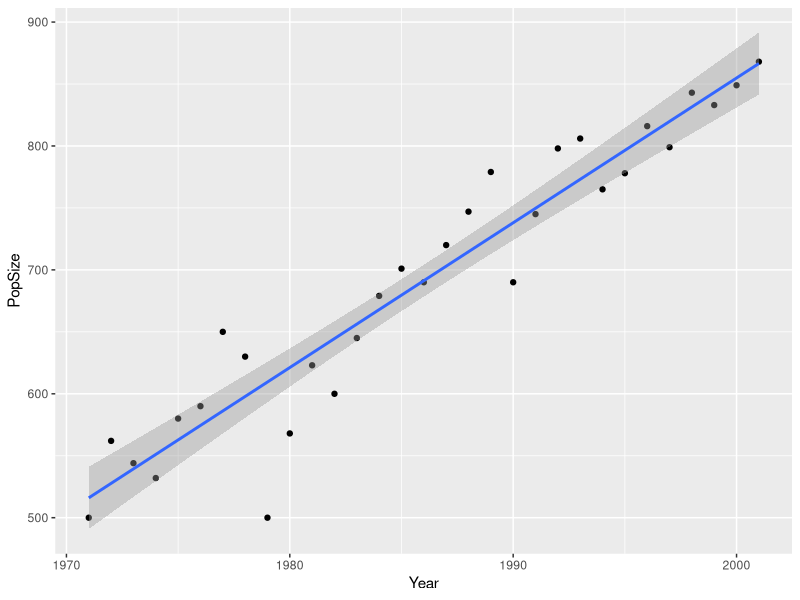

Here is the R script that generated this plot:
## ---- chunk 1
# Load libraries and data files

library(ggplot2)

hds <- read.table("data/haggis_density.txt", header = T)
head(hds)

hds <- rbind(hds, data.frame(Year = 2001, PopSize = 868))


# Conduct a linear regression of Population Size by Year

fit1 <- lm(PopSize ~ Year, data = hds)

# What is the slope?

fit1$coefficients

slope <- fit1$coefficients[2]
slope

# What is the P-value?

summary(fit1)$coefficients

pval <- summary(fit1)$coefficients["Year", "Pr(>|t|)"]
pval
## ---- chunk 2
# Plot the regression

ggplot(hds, aes(Year, PopSize)) +
  geom_point() + 
  stat_smooth(method = "lm")
